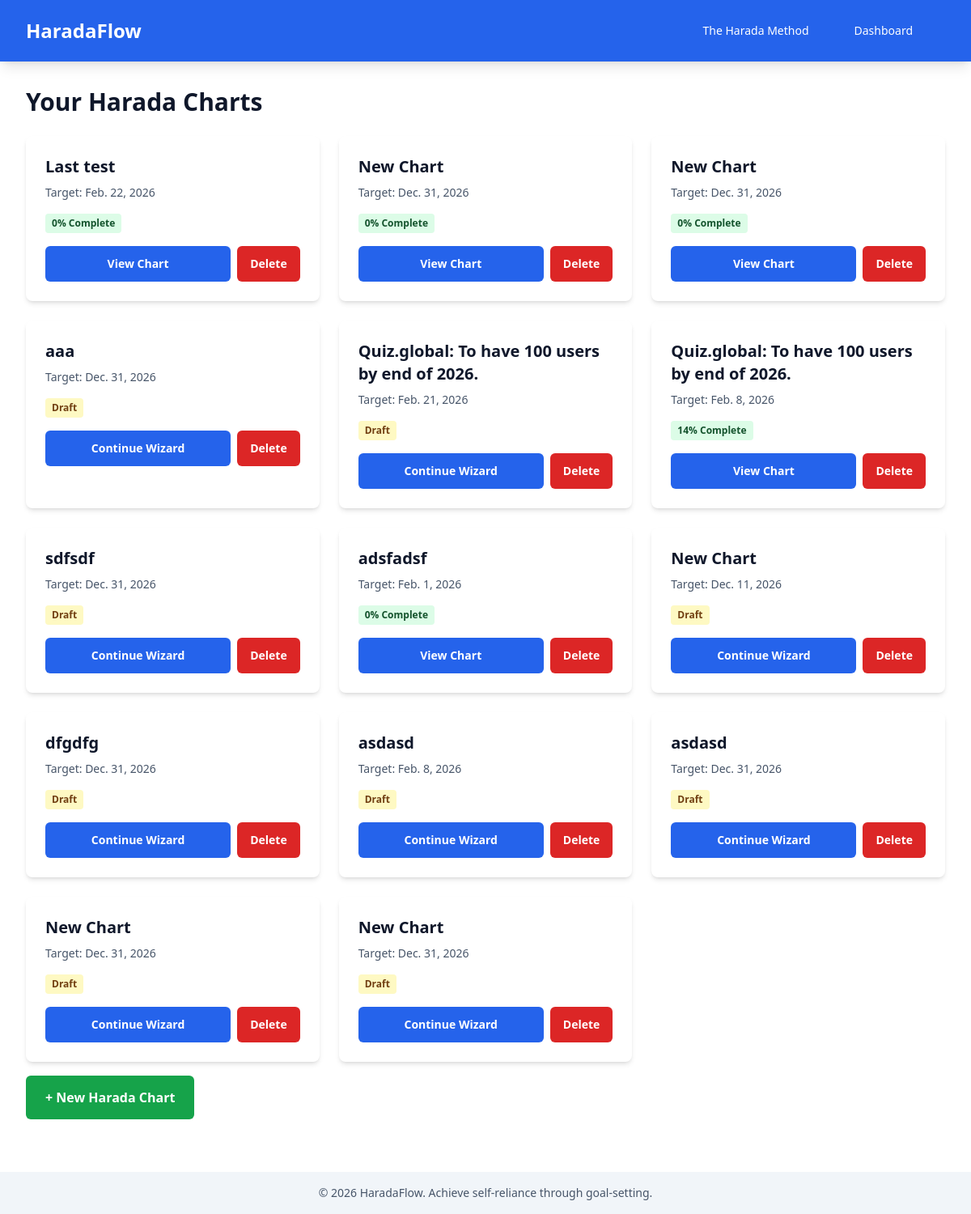
The page /accounts/dashboard/ (signed in) on the database as committed earlier.
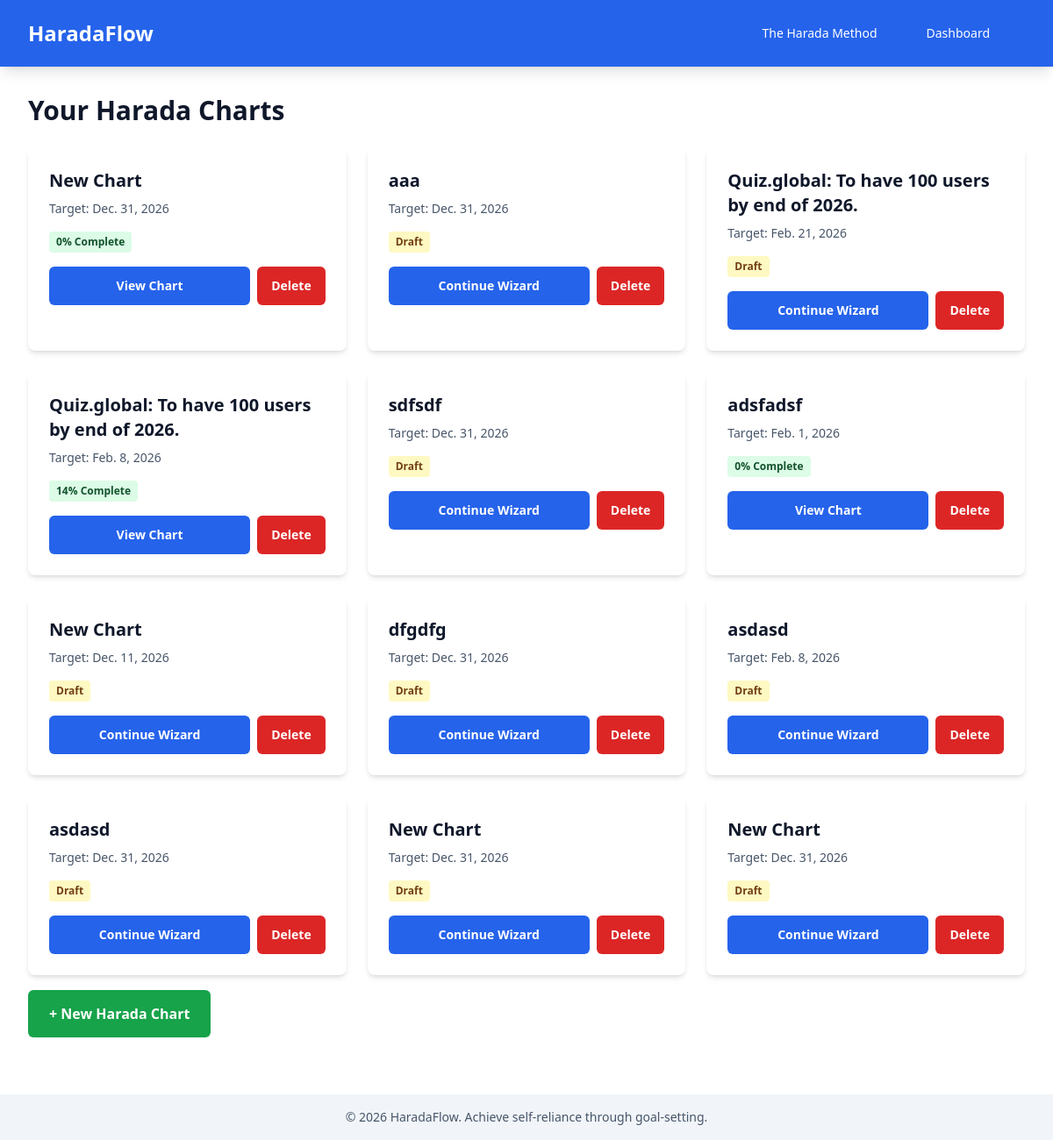
The same page on the database as committed later.
### charts/models.py (models this page shows, shortened)
class HaradaChart(models.Model):
    user = models.ForeignKey(
        User, on_delete=models.CASCADE, related_name="harada_charts"
    )
    title = models.CharField(max_length=255)
    core_goal = models.TextField(help_text="The long-term goal")
    target_date = models.DateField()
    is_draft = models.BooleanField(
        default=True, help_text="True while completing wizard steps"
    )
    perspectives = models.JSONField(
        default=dict,
        help_text="Four perspectives: self_tangible, self_intangible, others_tangible, others_intangible",
    )
    created_at = models.DateTimeField(auto_now_add=True)
    updated_at = models.DateTimeField(auto_now=True)
    class Meta:
        ordering = ["-created_at"]
    @property
    def completion_percentage(self):
        tasks = self.task_set.all()
        if tasks.count() == 0:
            return 0
        done_count = tasks.filter(status="done").count()
        return round((done_count / tasks.count()) * 100)

### accounts/views.py (the view)
# urls.py: path("dashboard/", views.dashboard, name="dashboard"),
@login_required
def dashboard(request):
    charts = request.user.harada_charts.all()
    return render(request, "accounts/dashboard.html", {"charts": charts})

### config/context_processors.py (called while the page is built)
def clerk_context(request):
    return {
        'clerk_publishable_key': settings.CLERK_PUBLISHABLE_KEY,
    }

### templates/accounts/dashboard.html (shortened to what this page needs)
{% extends 'base.html' %}
{% block content %}
<div class="mb-8">
    <h2 class="text-3xl font-bold mb-6">Your Harada Charts</h2>
    {% if charts %}
        <div class="grid grid-cols-1 md:grid-cols-2 lg:grid-cols-3 gap-6">
            {% for chart in charts %}
                <div class="bg-white dark:bg-slate-800 rounded-lg shadow-md p-6 hover:shadow-lg transition">
                    <h3 class="text-xl font-bold mb-2">{{ chart.title }}</h3>
                    <p class="text-sm text-slate-600 dark:text-slate-400 mb-4">
                        Target: {{ chart.target_date }}
                    </p>
                    <p class="mb-4 text-sm">
                        {% if chart.is_draft %}
                            <span class="inline-block bg-yellow-100 dark:bg-yellow-900 text-yellow-900 dark:text-yellow-100 px-2 py-1 rounded text-xs font-bold">Draft</span>
                        {% else %}
                            <span class="inline-block bg-green-100 dark:bg-green-900 text-green-900 dark:text-green-100 px-2 py-1 rounded text-xs font-bold">{{ chart.completion_percentage }}% Complete</span>
                        {% endif %}
                    </p>
                    <div class="flex gap-2">
                        {% if chart.is_draft %}
                            <a href="{% url 'wizard_step1' chart.id %}" class="flex-1 bg-blue-600 hover:bg-blue-700 text-white font-bold py-3 px-4 rounded-md text-center text-sm">
                                Continue Wizard
                            </a>
                        {% else %}
                            <a href="{% url 'matrix_view' chart.id %}" class="flex-1 bg-blue-600 hover:bg-blue-700 text-white font-bold py-3 px-4 rounded-md text-center text-sm">
                                View Chart
                            </a>
                        {% endif %}
                        <button onclick="deleteChart({{ chart.id }}, '{{ chart.title|escapejs }}')" class="bg-red-600 hover:bg-red-700 text-white font-bold py-3 px-4 rounded-md text-sm">
                            Delete
                        </button>
                    </div>
                </div>
            {% endfor %}
        </div>
    {% endif %}
</div>
<div class="mt-8">
    <a href="{% url 'wizard_start' %}" class="bg-green-600 hover:bg-green-700 text-white font-bold py-4 px-6 rounded-md">
        + New Harada Chart
    </a>
</div>
{% endblock %}

Rows that differ between the two databases and show on the page:
removed HaradaChart: title "Last test", target_date "Feb. 22, 2026", completion_percentage "0", is_draft "View Chart"
removed HaradaChart: title "New Chart", target_date "Dec. 31, 2026", completion_percentage "0", is_draft "View Chart"
